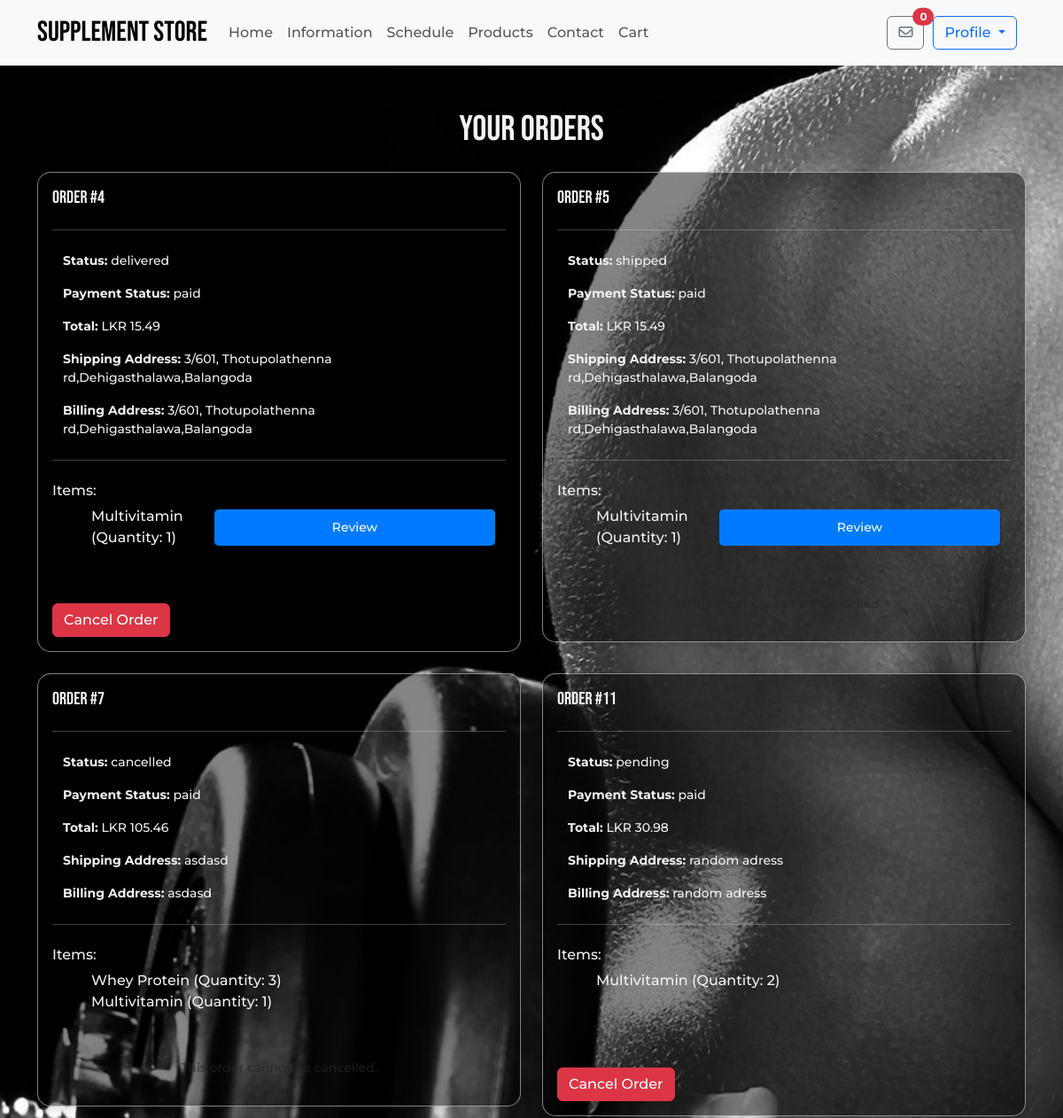
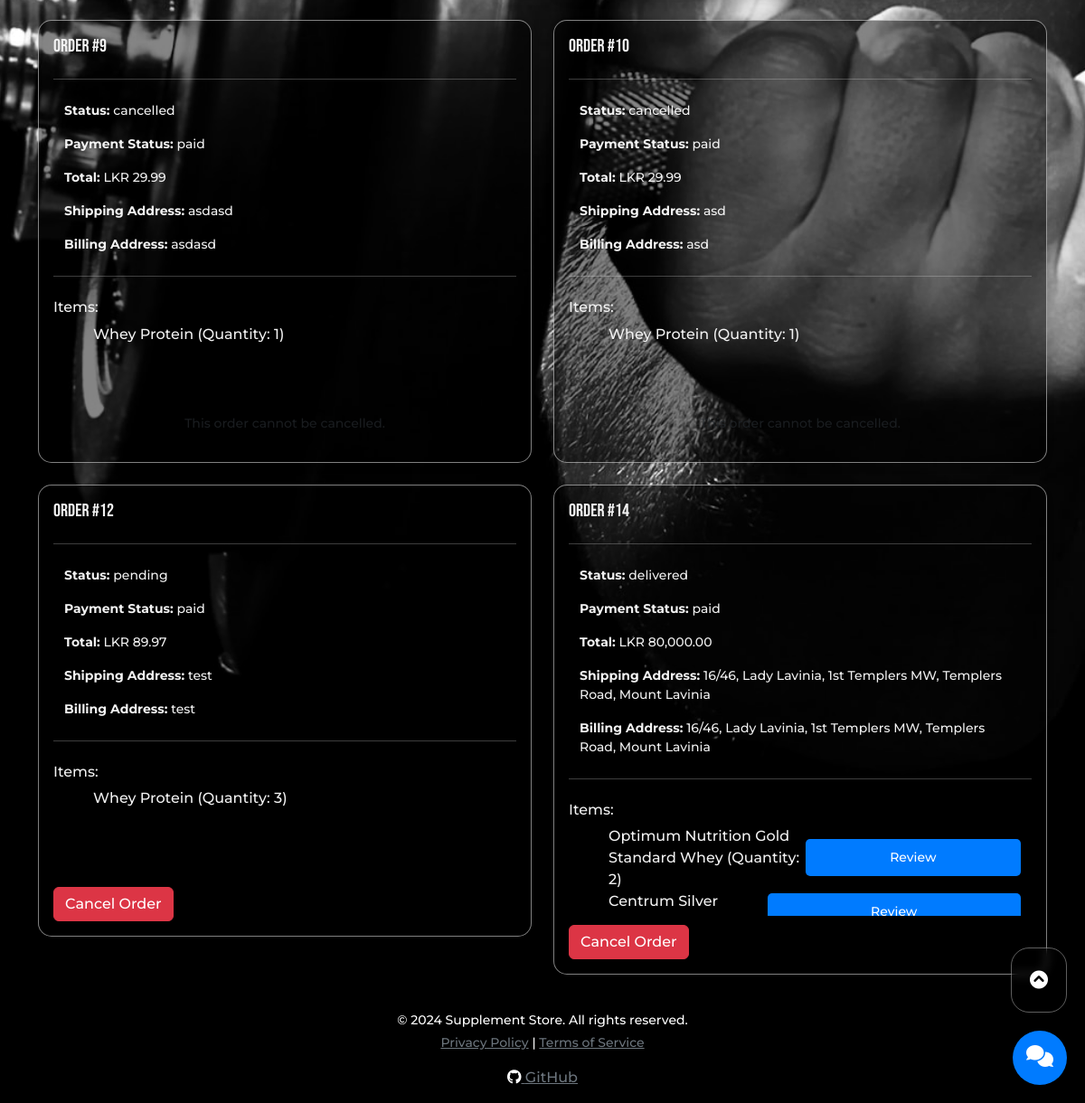
Page /view_order.php (signed in) on the committed database (2 pictures, top to bottom).
### tables this page shows
CREATE TABLE IF NOT EXISTS `orders` (
  `id` int NOT NULL AUTO_INCREMENT,
  `user_id` int NOT NULL,
  `total` decimal(10,2) NOT NULL,
  `status` enum('pending','processed','shipped','delivered','cancelled') DEFAULT 'pending',
  `created_at` timestamp NULL DEFAULT CURRENT_TIMESTAMP,
  `updated_at` timestamp NULL DEFAULT CURRENT_TIMESTAMP ON UPDATE CURRENT_TIMESTAMP,
  `shipping_address` varchar(255) NOT NULL,
  `billing_address` varchar(255) NOT NULL,
  `payment_status` enum('pending','paid','failed') DEFAULT 'pending',
  PRIMARY KEY (`id`),
  KEY `user_id` (`user_id`)
);

CREATE TABLE IF NOT EXISTS `order_items` (
  `id` int NOT NULL AUTO_INCREMENT,
  `order_id` int NOT NULL,
  `product_id` int NOT NULL,
  `quantity` int NOT NULL,
  `price` decimal(10,2) NOT NULL,
  PRIMARY KEY (`id`),
  KEY `order_id` (`order_id`),
  KEY `product_id` (`product_id`)
);

CREATE TABLE IF NOT EXISTS `products` (
  `id` int NOT NULL AUTO_INCREMENT,
  `name` varchar(100) NOT NULL,
  `description` text NOT NULL,
  `detailed_description` text,
  `price` decimal(10,2) NOT NULL,
  `category` varchar(50) NOT NULL,
  `image_url` varchar(255) DEFAULT NULL,
  `created_at` timestamp NULL DEFAULT CURRENT_TIMESTAMP,
  `updated_at` timestamp NULL DEFAULT CURRENT_TIMESTAMP ON UPDATE CURRENT_TIMESTAMP,
  `brand` varchar(255) DEFAULT NULL,
  `rating` decimal(3,2) DEFAULT '0.00',
  PRIMARY KEY (`id`)
);

### view_order.php (the view, shortened to what this page needs)
<?php
include 'PHP/db_config.php';
$user_id = $_SESSION['user_id'];
$sql = "SELECT * FROM orders WHERE user_id = ?";
$stmt = $conn->prepare($sql);
$stmt->bind_param("i", $user_id);
$stmt->execute();
$result = $stmt->get_result();
$orders = [];
while ($row = $result->fetch_assoc()) {
    $orders[] = $row;
}
$order_items = [];
if (!empty($orders)) {
    $order_ids = array_column($orders, 'id');
    $placeholders = implode(',', array_fill(0, count($order_ids), '?'));
    $sql_items = "SELECT oi.*, p.name AS product_name FROM order_items oi
                  JOIN products p ON oi.product_id = p.id
                  WHERE oi.order_id IN ($placeholders)";
    $stmt_items = $conn->prepare($sql_items);
    $stmt_items->bind_param(str_repeat('i', count($order_ids)), ...$order_ids);
    $stmt_items->execute();
    $result_items = $stmt_items->get_result();
    while ($row = $result_items->fetch_assoc()) {
        $order_items[$row['order_id']][] = $row;
    }
}
?>
<!DOCTYPE html>
<html lang="en">
<head>
    <link href="https://cdn.jsdelivr.net/npm/bootstrap@5.3.0-alpha1/dist/css/bootstrap.min.css" rel="stylesheet">
    <link rel="stylesheet" href="https://cdnjs.cloudflare.com/ajax/libs/font-awesome/6.0.0-beta3/css/all.min.css">
    <link rel="stylesheet" href="CSS/master.css">
    <link rel="stylesheet" href="CSS/chat.css">
    <link rel="stylesheet" href="CSS/order_styles.css">
</head>
<body>
<?php include 'top_nav.php'; ?>
<div class="container mt-5">
    <h1 class="text-center mb-4">Your Orders</h1>
    <div class="row">
        <?php if (empty($orders)): ?>
            <p class="text-center wf">You have no orders.</p>
        <?php else: ?>
            <?php foreach ($orders as $order): ?>
                <div class="col-md-6 mb-4">
                    <div class="card fixed-height-card glass-card-no-blur">
                        <div class="card-body">
                            <h5 class="card-title">Order #<?php echo $order['id']; ?></h5>
                            <hr class="my-4">
                            <div class="container">
                                <p class = "order-info"><strong>Status:</strong> <?php echo $order['status']; ?></p>
                                <p class = "order-info"><strong>Payment Status:</strong> <?php echo $order['payment_status']; ?></p>
                                <p class = "order-info"><strong>Total:</strong> LKR <?php echo number_format($order['total'], 2); ?></p>
                                <p class = "order-info"><strong>Shipping Address:</strong> <?php echo $order['shipping_address']; ?></p>
                                <p class = "order-info"><strong>Billing Address:</strong> <?php echo $order['billing_address']; ?></p>
                            </div>
                            <hr class="my-4">
                            <h6>Items:</h6>
                            <div class="container order-items">
                                <ul>
                                    <?php foreach ($order_items[$order['id']] as $item): ?>
                                        <li class="d-flex justify-content-between align-items-center">
                                            <span>
                                                <?php echo htmlspecialchars($item['product_name']); ?>
                                                (Quantity: <?php echo $item['quantity']; ?>)
                                            </span>
                                            <?php if ($order['status'] === 'shipped' || $order['status'] === 'delivered'): ?>
                                                <a href="product_details.php?id=<?php echo $item['product_id']; ?>" class="btn btn-primary btn-sm">Review</a>
                                            <?php endif; ?>
                                        </li>
                                    <?php endforeach; ?>
                                </ul>
                            </div>
                            <?php if ($order['status'] !== 'shipped' && $order['status'] !== 'cancelled'): ?>
                                <button class="btn btn-danger cancel-order-btn" data-order-id="<?php echo $order['id']; ?>">Cancel Order</button>
                            <?php else: ?>
                                <p class="text-muted">This order cannot be cancelled.</p>
                            <?php endif; ?>
                        </div>
                    </div>
                </div>
            <?php endforeach; ?>
        <?php endif; ?>
    </div>
</div>
<?php include 'footer.php'; ?>
</body>
</html>

### CSS/master.css (style rules this page uses)
html { scroll-behavior: smooth; }
body { font-family: 'monst', Helvetica, sans-serif; font-weight: 500; font-style: normal; margin: 0; padding: 0; background-image: url("../images/background.jpg"); background-position: center; background-repeat: no-repeat; background-size: cover; background-attachment: fixed; animation: changeBackground 60s infinite; display: flex; flex-direction: column; height: 100vh; margin: 0; }
.btn-primary { width: 100%; background-color: #007bff; border: none; color: #fff; padding: 10px; cursor: pointer; border-radius: 5px; }
p { text-align: center; font-size: 14px; }
h1, h2, h3, h4, h5 { font-family: "Bebas Neue", Helvetica, sans-serif; color: #F2F2F2; }
.btn { font-family: 'monst', Helvetica, sans-serif !important; font-weight: 500; font-style: normal; }
.glass-card-no-blur { background: rgba(0, 0, 0, 0.48); border-radius: 15px; box-shadow: 0 4px 6px rgba(255, 255, 255, 0.1); border: 1px solid rgba(255, 255, 255, 0.5); color: #F2F2F2; }

### CSS/order_styles.css (style rules this page uses)
.card { box-shadow: 0px 4px 8px rgba(0, 0, 0, 0.1); transition: transform 0.2s ease-in-out; max-height: 546px; }
.cancel-order-btn { margin-top: 10px; background-color: #dc3545; border-color: #dc3545; }
.order-items { height: 100px; overflow-y: auto; }
.order-info { text-align: left; }

### rows in the picture
orders: id "4", status "delivered", payment_status "paid", total "15.49", shipping_address "3/601, Thotupolathenna rd,Dehigasthalawa,Balangoda", billing_address "3/601, Thotupolathenna rd,Dehigasthalawa,Balangoda"
order_items: product.name "Multivitamin", quantity "1"
orders: id "5", status "shipped", payment_status "paid", total "15.49", shipping_address "3/601, Thotupolathenna rd,Dehigasthalawa,Balangoda", billing_address "3/601, Thotupolathenna rd,Dehigasthalawa,Balangoda", shows "This order cannot be cancelled."
order_items: product.name "Multivitamin", quantity "1"
orders: id "7", status "cancelled", payment_status "paid", total "105.46", shipping_address "asdasd", billing_address "asdasd", shows "This order cannot be cancelled."
order_items: product.name "Whey Protein", quantity "3"
order_items: product.name "Multivitamin", quantity "1"
orders: id "11", status "pending", payment_status "paid", total "30.98", shipping_address "random adress", billing_address "random adress"
order_items: product.name "Multivitamin", quantity "2"
orders: id "9", status "cancelled", payment_status "paid", total "29.99", shipping_address "asdasd", billing_address "asdasd", shows "This order cannot be cancelled."
order_items: product.name "Whey Protein", quantity "1"
orders: id "10", status "cancelled", payment_status "paid", total "29.99", shipping_address "asd", billing_address "asd", shows "This order cannot be cancelled."
order_items: product.name "Whey Protein", quantity "1"
orders: id "12", status "pending", payment_status "paid", total "89.97", shipping_address "test", billing_address "test"
order_items: product.name "Whey Protein", quantity "3"
orders: id "14", status "delivered", payment_status "paid", total "80,000.00", shipping_address "16/46, Lady Lavinia, 1st Templers MW, Templers Road, Mount Lavinia", billing_address "16/46, Lady Lavinia, 1st Templers MW, Templers Road, Mount Lavinia"
order_items: product.name "Optimum Nutrition Gold Standard Whey", quantity "2"
order_items: product.name "Centrum Silver…"
